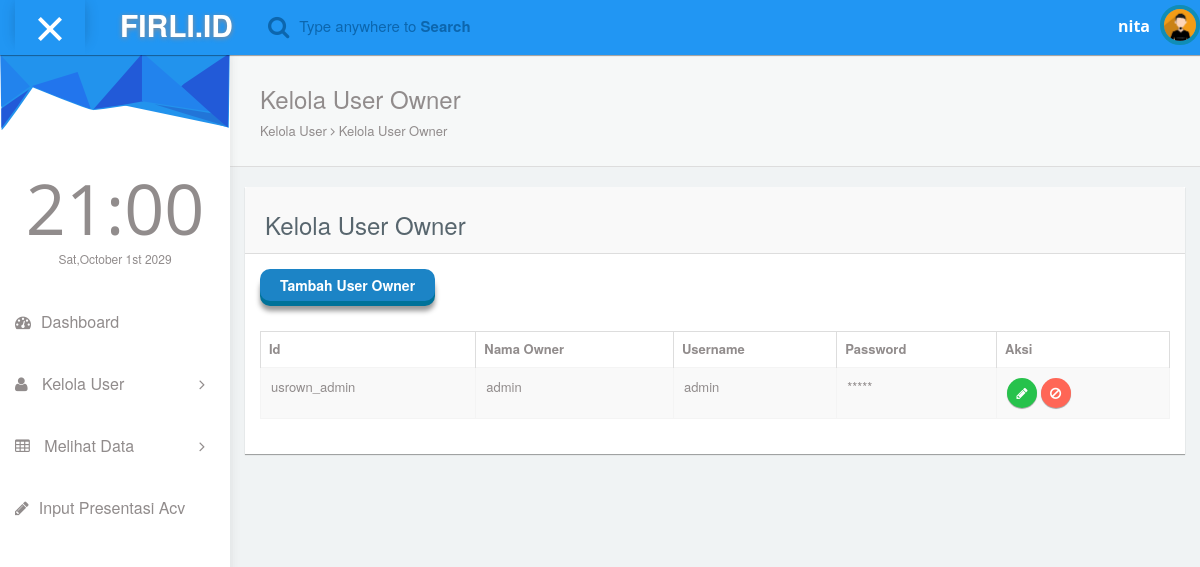
The app's page /Owner/kelola_user_own.php (signed in) with its own data.
### tables this page shows
CREATE TABLE `ds_account_owner` (
  `id_account_own` varchar(200) NOT NULL,
  `username` varchar(200) NOT NULL,
  `nama_owner` varchar(200) NOT NULL,
  `password_owner` varchar(200) NOT NULL
);

### Owner/kelola_user_own.php (the view, shortened to what this page needs)
<?php
	include("../Modul Database/koneksi.php");
?>
<!DOCTYPE html>
<html lang="en">
<head>
  <link rel="stylesheet" type="text/css" href="asset/css/bootstrap.min.css">
  <link rel="stylesheet" type="text/css" href="asset/css/plugins/font-awesome.min.css"/>
  <link rel="stylesheet" type="text/css" href="asset/css/plugins/datatables.bootstrap.min.css"/>
  <link rel="stylesheet" type="text/css" href="asset/css/plugins/animate.min.css"/>
  <link href="asset/css/style.css" rel="stylesheet">
</head>
<body id="mimin" class="dashboard">
        <nav class="navbar navbar-default header navbar-fixed-top">
          <div class="col-md-12 nav-wrapper">
            <div class="navbar-header" style="width:100%;">
              <div class="opener-left-menu is-open">
                <span class="bottom"></span>
              </div>
                <a href="index_own.php" class="navbar-brand">
                 <b>FIRLI.ID</b>
                </a>
              <ul class="nav navbar-nav search-nav">
                <li>
                   <div class="search">
                    <span class="fa fa-search icon-search" style="font-size:23px;"></span>
                    <div class="form-group form-animate-text">
                      <input type="text" class="form-text" required>
                      <label class="label-search">Type anywhere to <b>Search</b> </label>
                    </div>
                  </div>
                </li>
              </ul>
              <ul class="nav navbar-nav navbar-right user-nav">
                <li class="user-name"><span><?php
								if(isset($_SESSION["username"])){
									echo explode("_",$_SESSION["username"])[0];
								}
							?></span></li>
                  <li class="dropdown avatar-dropdown">
                   <img src="asset/img/avatar.jpg" class="img-circle avatar" alt="user name" data-toggle="dropdown" aria-haspopup="true" aria-expanded="true"/>
                </li>
              </ul>
            </div>
          </div>
        </nav>
      <div class="container-fluid mimin-wrapper">
            <div id="left-menu">
              <div class="sub-left-menu scroll">
                <ul class="nav nav-list">
                    <li><div class="left-bg"></div></li>
                    <li class="time">
                      <h1 class="animated fadeInLeft">21:00</h1>
                      <p class="animated fadeInRight">Sat,October 1st 2029</p>
                    </li>
                    <li >
                        <a href="index_own.php">
                           <span class="fa fa-dashboard"></span>Dashboard
                        </a>
                    </li>
                    <li ><a class="tree-toggle nav-header"><span class="fa fa-user"></span> Kelola User<span class="fa-angle-right fa right-arrow text-right"></span> </a>
                    </li>
                    <li ><a class="tree-toggle nav-header"><span class="fa fa-table"></span> Melihat Data<span class="fa-angle-right fa right-arrow text-right"></span> </a>
                    </li>
                    <li >
                        <a href="input_target.php">
                           <span class="fa fa-pencil"></span>Input Presentasi Acv
                        </a>
                    </li>
                  </ul>
                </div>
            </div>
            <div id="content">
               <div class="panel box-shadow-none content-header">
                  <div class="panel-body">
                    <div class="col-md-12">
                        <h3 class="animated fadeInLeft">Kelola User Owner</h3>
                        <p class="animated fadeInDown">
                          Kelola User <span class="fa-angle-right fa"></span> Kelola User Owner
                        </p>
                    </div>
                  </div>
              </div>
              <div class="col-md-12 top-25 padding-0">
                <div class="col-md-12">
                  <div class="panel">
                    <div class="panel-heading"><h3>Kelola User Owner</h3></div>
                      <div class="panel-body">
                        <a href="form_kelola_user_own.php">
                        <input type="button" class=" btn btn-3d btn-primary " value="Tambah User Owner"/>
                      </a>
                      </div>
                    <div class="panel-body">
                      <div class="responsive-table">
                      <table id="datatables-example" class="table table-striped table-bordered" width="100%" cellspacing="0">
                      <thead>
                        <tr>
                          <th>Id</th>
                          <th>Nama Owner</th>
                          <th>Username</th>
                          <th>Password</th>
                          <th>Aksi</th>
                        </tr>
                      </thead>
                      <tbody>
                          <?php
						$query = mysqli_query($conn,"SELECT * FROM ds_account_owner");
						 while($data = mysqli_fetch_array($query)){
					  ?>
                        <tr>
                          <td><?php echo "$data[id_account_own]"; ?></td>
                          <td><?php echo "$data[nama_owner]"; ?></td>
                          <td><?php echo "$data[username]"; ?></td>
                          <td>*****</td>
                          <td>
							<a href="form_kelola_user_own.php?edit=<?php echo "$data[id_account_own]"; ?>">
                            <button class=" btn btn-circle btn-mn btn-success" value="primary">
                                <span class="fa fa-pencil"></span>
                            </button>
							</a>
                            <button onClick=deleteData('<?php echo "$data[id_account_own]"; ?>') class=" btn btn-circle btn-mn btn-danger" value="primary">
                                <span class="fa fa-ban"></span>
                            </button>
                          </td>
                        </tr>
					<?php
					    }
					?>
                      </tbody>
                        </table>
                      </div>
                  </div>
                </div>
              </div>
              </div>
            </div>
      </div>
</body>
</html>

### records on screen
ds_account_owner: id_account_own "usrown_admin", nama_owner "admin", username "admin"

### other values on screen
explode("_",$_SESSION["username"])[0] "nita"
